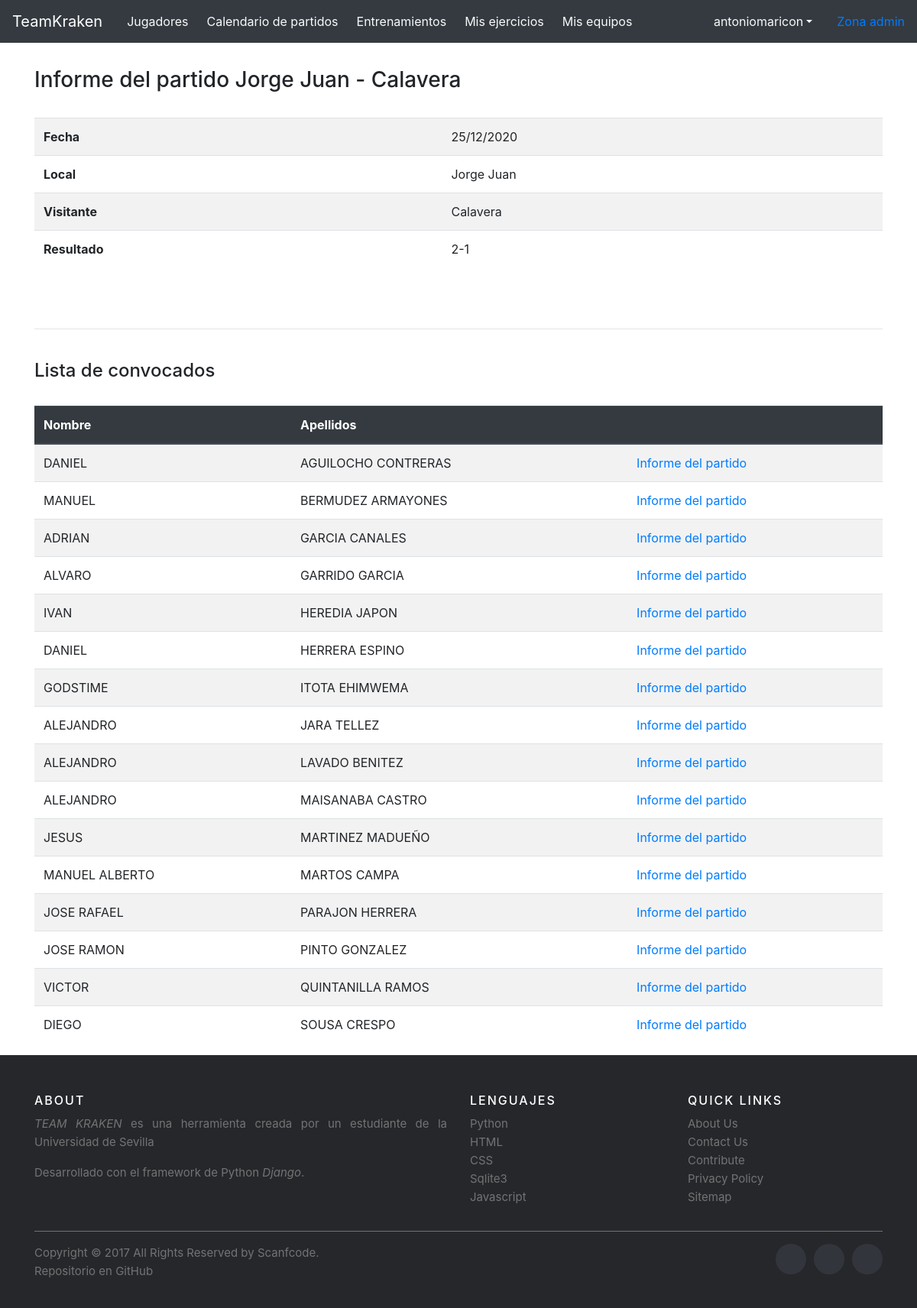
Screenshot of /8/partidos/partido/4 (signed in) with the database file from the repository.
### principal/models.py (models this page shows, shortened)
class Partido(models.Model):
    fecha = models.CharField(max_length=50, verbose_name='Fecha')
    local = models.CharField(max_length=50, verbose_name='Local')
    visitante = models.CharField(max_length=50, verbose_name='Visitante')
    resultado = models.CharField(max_length=10, verbose_name='Resultado')
    convocados = models.ManyToManyField(Jugador)
    equipo = models.ForeignKey(Equipo, on_delete=models.CASCADE, null=True)

class Jugador(models.Model):
    PIE_DERECHO = 'PD'
    PIE_IZQUIERDO = 'PI'
    AMBIDIESTRO = 'AM'
    PIE_DOMINANTE_CHOICES = [
        (PIE_DERECHO, 'Pie derecho'),
        (PIE_IZQUIERDO, 'Pie izquierdo'),
        (AMBIDIESTRO, 'Ambidiestro'),
    ]
    nombre = models.CharField(max_length=30, verbose_name='Nombre')
    apellidos = models.CharField(max_length=50, verbose_name='Apellidos')
    fechaNacimiento = models.CharField(max_length=50, verbose_name='Fecha de nacimiento', null=True)
    posicionPrincipal = models.CharField(max_length=30, verbose_name='Posicion principal', null=True)
    posicionesSecundarias = models.ManyToManyField(Posicion, blank=True)
    altura = models.DecimalField(max_digits=5, decimal_places=2, null=True)
    pieDominante = models.CharField(max_length=2, choices=PIE_DOMINANTE_CHOICES, default=PIE_DERECHO)
    equipo = models.ForeignKey(Equipo, on_delete=models.CASCADE, null=True)

### principal/views.py (the view)
# urls.py: path('<int:id_equipo>/partidos/partido/<int:id_partido>', principal_views.partidoDetails),
def partidoDetails(request, id_partido, id_equipo):
    if request.user.is_authenticated == False:
        return redirect('/login')
    eq = get_object_or_404(Equipo, pk=id_equipo)
    partido = get_object_or_404(Partido, pk=id_partido)
    return render(request, 'principal/partidoDetails.html', {'partido': partido, 'eq':eq})

### principal/templates/principal/partidoDetails.html
{% extends 'principal/base.html' %}
{% block content %}
    <br/>
    <h3>Informe del partido {{ partido.local }} - {{ partido.visitante }}</h3>
        <br/>
        <table class="table table-striped">
            <tr>
                <th>Fecha</th>
                <td>{{ partido.fecha }}</td>
            </tr>
            <tr>
                <th>Local</th>
                <td>{{ partido.local }}</td>
            </tr>
            <tr>
                <th>Visitante</th>
                <td>{{ partido.visitante }}</td>
            </tr>
            <tr>
                <th>Resultado</th>
                <td>{{ partido.resultado }}</td>
            </tr>
        </table>
        <br>
        <br>
        <hr>
        <br>
        <h4>Lista de convocados</h4>
        <br>
        <table class="table table-striped">
            <thead class="thead-dark">
                <th>Nombre</th>
                <th>Apellidos</th>
                <th></th>
            </thead>
            <tbody>
                {% for jugador in partido.convocados.all %}
                    <tr>
                        <td>{{ jugador.nombre }}</td>
                        <td>{{ jugador.apellidos }}</td>
                        <td><a href="/{{ eq.id }}/partidos/partido/{{ partido.id }}/{{ jugador.id }}">Informe del partido</a></td>
                    </tr>
                {% endfor %}
            </tbody>
        </table>
{% endblock %}

### principal/templates/principal/base.html (shortened to what this page needs)
<!DOCTYPE html>
<html>
<head>
	<link rel="stylesheet" href="https://stackpath.bootstrapcdn.com/bootstrap/4.4.1/css/bootstrap.min.css">
	<link rel="stylesheet" href="https://unpkg.com/bootstrap-table@1.16.0/dist/bootstrap-table.min.css">
	<link rel="stylesheet" href="https://code.ionicframework.com/ionicons/2.0.1/css/ionicons.min.css">
	<link rel="stylesheet" href="https://www.evidentia.cloud/plugins/fontawesome-free/css/all.min.css">
</head>
<body class="pt-5">
    <nav class="navbar navbar-expand-md navbar-dark bg-dark fixed-top">
      <a class="navbar-brand" href='/{{ eq.id}}'>TeamKraken</a>
      <div class="collapse navbar-collapse" id="navbarsExampleDefault">
        <ul class="navbar-nav mr-auto">
          <li class="nav-item active ml-2">
            <a class="nav-link text-light" href="/{{ eq.id}}/jugadores">Jugadores</a>
          </li>
          <li class="nav-item">
            <a class="nav-link text-light ml-2" href="/{{ eq.id}}/partidos">Calendario de partidos</a>
          </li>
          <li class="nav-item">
            <a class="nav-link text-light ml-2" href="/{{ eq.id}}/entrenamientos">Entrenamientos</a>
          </li>
          <li class="nav-item">
            <a class="nav-link text-light ml-2" href="/{{ eq.id}}/ejercicios">Mis ejercicios</a>
		  </li>
		  <li class="nav-item">
			<a class="nav-link text-light ml-2" href="/{{ eq.id}}/misEquipos">Mis equipos</a>
		  </li>
		</ul>
		{% if user.is_authenticated %}
        <div class="nav-item dropdown justify-content-end mr-3">
            <a class="nav-link dropdown-toggle text-light" href="http://example.com" id="dropdown01" data-toggle="dropdown" aria-haspopup="true" aria-expanded="false">{{ user.get_username }}</a>
          </div>
        {% endif %}
        <a class="my-2 my-lg-0" href='/admin'>Zona admin</a>
      </div>
    </nav>
	<div class="container pt-3">
	{% block content %}
	{% endblock %}
	</div>
    <footer class="site-footer">
      <div class="container">
        <div class="row">
          <div class="col-sm-12 col-md-6">
            <h6>About</h6>
            <p class="text-justify"><i>TEAM KRAKEN</i> es una herramienta creada por un estudiante de la Universidad de Sevilla</p>
          	<p class="text-justify">Desarrollado con el framework de Python <i>Django</i>.</p>
          </div>
          <div class="col-xs-6 col-md-3">
            <h6>Lenguajes</h6>
            <ul class="footer-links">
              <li>Python</li>
              <li>HTML</li>
              <li>CSS</li>
              <li>Sqlite3</li>
              <li>Javascript</li>
            </ul>
          </div>
          <div class="col-xs-6 col-md-3">
            <h6>Quick Links</h6>
            <ul class="footer-links">
              <li><a href="http://scanfcode.com/about/">About Us</a></li>
              <li><a href="http://scanfcode.com/contact/">Contact Us</a></li>
              <li><a href="http://scanfcode.com/contribute-at-scanfcode/">Contribute</a></li>
              <li><a href="http://scanfcode.com/privacy-policy/">Privacy Policy</a></li>
              <li><a href="http://scanfcode.com/sitemap/">Sitemap</a></li>
            </ul>
          </div>
        </div>
        <hr>
      </div>
      <div class="container">
        <div class="row">
          <div class="col-md-8 col-sm-6 col-xs-12">
            <p class="copyright-text">Copyright &copy; 2017 All Rights Reserved by
         	<a href="https://codepen.io/scanfcode">Scanfcode</a>.
            </p>
            <p><a class="github" href="https://github.com/manpercar1/teamkraken"> Repositorio en GitHub</a></p>
          </div>
          <div class="col-md-4 col-sm-6 col-xs-12">
            <ul class="social-icons">
              <li><a class="facebook" href="#"></a></li>
              <li><a class="twitter" href="#"></a></li>
              <li><a class="linkedin" href="#"></a></li>
            </ul>
          </div>
        </div>
      </div>
	</footer>
</body>
</html>

### principal/templates/principal/base.html (style rules this page uses)
.site-footer { background-color:#26272b; padding:45px 0 20px; font-size:15px; line-height:24px; color:#737373; }
.site-footer hr { border-top-color:#bbb; opacity:0.5 }
.site-footer h6 { color:#fff; font-size:16px; text-transform:uppercase; margin-top:5px; letter-spacing:2px }
.site-footer a { color:#737373; }
.footer-links { padding-left:0; list-style:none }
.footer-links li { display:block }
.footer-links a { color:#737373 }
.site-footer .social-icons { text-align:right }
.site-footer .social-icons a { width:40px; height:40px; line-height:40px; margin-left:6px; margin-right:0; border-radius:100%; background-color:#33353d }
.copyright-text { margin:0 }
.social-icons { padding-left:0; margin-bottom:0; list-style:none }
.social-icons li { display:inline-block; margin-bottom:4px }
.social-icons a { background-color:#eceeef; color:#818a91; font-size:16px; display:inline-block; line-height:44px; width:44px; height:44px; text-align:center; margin-right:8px; border-radius:100%; -webkit-transition:all .2s linear; -o-transition:all .2s linear; transition:all .2s linear }

### rows the page displays
Partido: local "Jorge Juan", visitante "Calavera", fecha "25/12/2020", resultado "2-1"
Jugador: nombre "DANIEL", apellidos "AGUILOCHO CONTRERAS"
Jugador: nombre "MANUEL", apellidos "BERMUDEZ ARMAYONES"
Jugador: nombre "ADRIAN", apellidos "GARCIA CANALES"
Jugador: nombre "ALVARO", apellidos "GARRIDO GARCIA"
Jugador: nombre "IVAN", apellidos "HEREDIA JAPON"
Jugador: nombre "DANIEL", apellidos "HERRERA ESPINO"
Jugador: nombre "GODSTIME", apellidos "ITOTA EHIMWEMA"
Jugador: nombre "ALEJANDRO", apellidos "JARA TELLEZ"
Jugador: nombre "ALEJANDRO", apellidos "LAVADO BENITEZ"
Jugador: nombre "ALEJANDRO", apellidos "MAISANABA CASTRO"
Jugador: nombre "JESUS", apellidos "MARTINEZ MADUEÑO"
Jugador: nombre "MANUEL ALBERTO", apellidos "MARTOS CAMPA"
Jugador: nombre "JOSE RAFAEL", apellidos "PARAJON HERRERA"
Jugador: nombre "JOSE RAMON", apellidos "PINTO GONZALEZ"
Jugador: nombre "VICTOR", apellidos "QUINTANILLA RAMOS"
Jugador: nombre "DIEGO", apellidos "SOUSA CRESPO"

### other values shown
{{ user.get_username }} "antoniomaricon"
